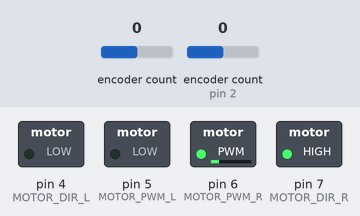
The sketch below on a simulated Arduino Uno, built with avr-gcc and run on an emulated ATmega328P. Parts: switched loads named in the sketch (green lamp = pin HIGH). The test bench sets the inputs (shaded band); at power-on: encoder count 0, encoder count (sensor on pin 2) 0. The ROS host is connected and sends only what is stated.

Above: at 0.1 s.
Timing chart, 0 to 1.6 s (numbered marks = the images above):
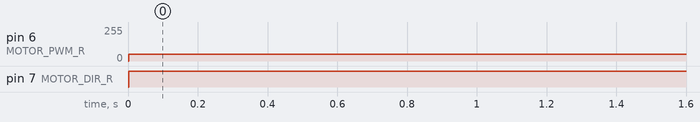

The sketch:

motorControl_v2.ino
```cpp
#define USE_USBCON

#include <ros.h>
#include <geometry_msgs/Twist.h>
#include <std_msgs/Float64.h>
#include <Encoder.h>

#define ENCODER_RA 2
#define ENCODER_RB 3
#define MOTOR_PWM_R 6
#define MOTOR_DIR_R 7
#define ENCODER_LA 0
#define ENCODER_LB 1
#define MOTOR_PWM_L 5
#define MOTOR_DIR_L 4

#define NOMBRE_PI 3.14
#define WHEEL_DIAMETER 0.06
#define CPR 1456

//float wheelDistance = 0.2;
//float wheelDiameter = 0.06;
//int CPR = 1456;

#define ODO_WAIT 3
int odoCount = 0;


long lastTime = 0;

double vel_x = 0.0;

struct Wheels{
  double left;
  double right;
};

Wheels velocity_cmd = {0.0, 0.0};
Wheels velocity_odo = {0.0, 0.0};

int current_right_motor_input = 0;

Encoder lEncoder(ENCODER_LA, ENCODER_LB);
Encoder rEncoder(ENCODER_RA, ENCODER_RB);


//ROS Variables **************************
ros::NodeHandle nh;

//Publication de l'odométrie à partir des encoders
geometry_msgs::Twist odoMsg;
ros::Publisher pub_odo("ard_odo", &odoMsg);

//Souscriveur à la vitesse de la roue gauche
void getLeftVelocity(const std_msgs::Float64& l_vel){
	velocity_cmd.left = l_vel.data;
}

ros::Subscriber<std_msgs::Float64> sub_left_velocity("/left_wheel/control_effort", &getLeftVelocity);

//Souscriveur à la vitesse de la roue droite
void getRightVelocity(const std_msgs::Float64& r_vel){
  velocity_cmd.right = r_vel.data;
}

ros::Subscriber<std_msgs::Float64> sub_right_velocity("/right_wheel/control_effort", &getLeftVelocity);

//---------GET VELOCITY FROM ENCODERS------------------
Wheels getVelocityFromEncoders(){

	long leftEncoderValue = lEncoder.read();
	long rightEncoderValue = rEncoder.read();

	lEncoder.write(0);
	rEncoder.write(0);

	long nowTime = millis();
	int deltaTime = nowTime - lastTime;
	lastTime = nowTime;

	double deltaLeftAngle = leftEncoderValue * 1.00 / CPR;
	double deltaRightAngle = rightEncoderValue * 1.00 / CPR;

	double omegaLeft = (deltaLeftAngle / deltaTime) * 2 * NOMBRE_PI * 1000;
	double omegaRight = (deltaRightAngle / deltaTime) * 2 * NOMBRE_PI * 1000;

	double deltaDistanceLeft = (leftEncoderValue * NOMBRE_PI * WHEEL_DIAMETER) / CPR;
	double deltaDistanceRight = (rightEncoderValue * NOMBRE_PI * WHEEL_DIAMETER) / CPR;

	Wheels angularVelocity;
	angularVelocity.left = omegaLeft;
	angularVelocity.right = omegaRight;

	return angularVelocity;
}

void setup(){
	pinMode(MOTOR_DIR_L, OUTPUT);
	pinMode(MOTOR_PWM_L, OUTPUT);
	pinMode(MOTOR_DIR_R, OUTPUT);
	pinMode(MOTOR_PWM_L, OUTPUT);

	nh.initNode();
	nh.advertise(pub_odo);
	nh.subscribe(sub_right_velocity);
	nh.subscribe(sub_left_velocity);

	lastTime = millis();
}

void loop(){
	velocity_odo = getVelocityFromEncoders();
	nh.spinOnce();
	if(odoCount > ODO_WAIT){
		odoMsg.linear.x = velocity_odo.left;
		odoMsg.linear.y = velocity_odo.right;

		pub_odo.publish(&odoMsg);
	}
 else{odoCount++;}

	digitalWrite(MOTOR_DIR_R, HIGH);
	analogWrite(MOTOR_PWM_R, 50);

 delay(100);
}
```

Measured:
- by itself, pin 6 (MOTOR_PWM_R): 0/255 → 50/255 at 0.00 s
- by itself, pin 7 (MOTOR_DIR_R): LOW → HIGH at 0.00 s
